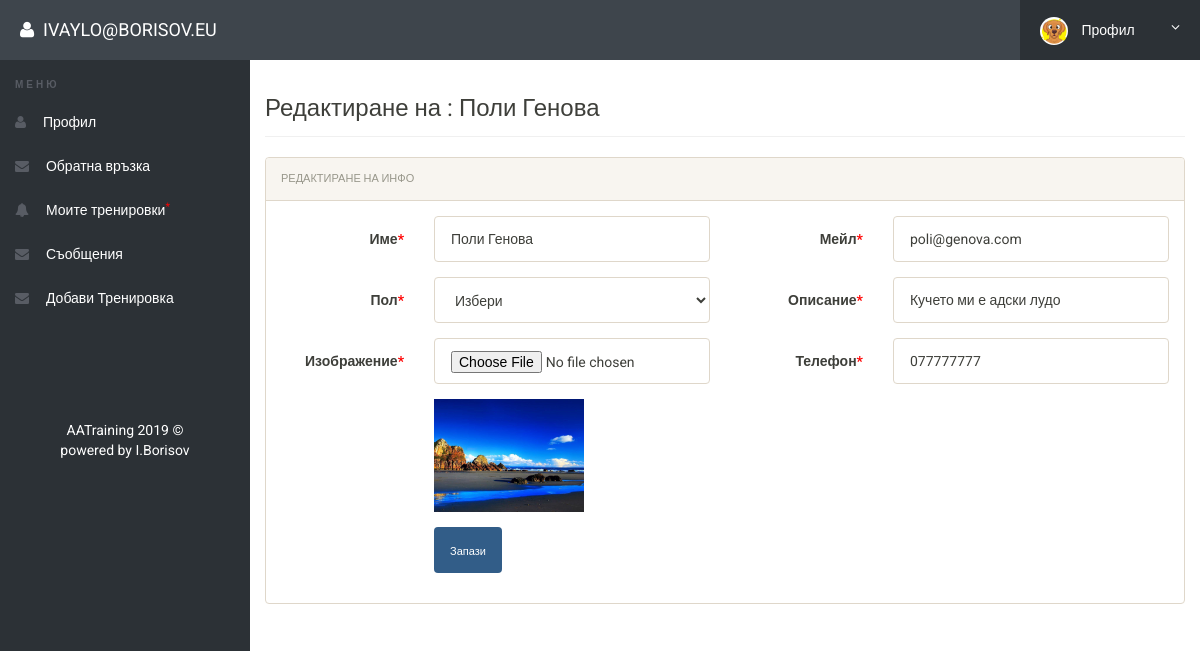
Page /admin/edit-user.php?edit=21 (signed in) on the committed database.
### tables this page shows
CREATE TABLE `users` (
  `id` int(11) NOT NULL,
  `card_id` varchar(255) NOT NULL,
  `name` varchar(50) NOT NULL,
  `email` varchar(50) NOT NULL,
  `password` varchar(50) NOT NULL,
  `gender` varchar(50) NOT NULL,
  `mobile` varchar(50) NOT NULL,
  `designation` varchar(50) NOT NULL,
  `dogname` varchar(255) NOT NULL,
  `image` varchar(50) NOT NULL,
  `status` int(10) NOT NULL,
  `goal1` text NOT NULL,
  `goal2` text NOT NULL,
  `goal3` text NOT NULL,
  `goal4` text NOT NULL,
  `goal5` text NOT NULL,
  `goal6` text NOT NULL
);

### admin/edit-user.php (the view, shortened to what this page needs)
<?php
include('includes/config.php');
if(strlen($_SESSION['alogin'])==0)
	{
header('location:index.php');
}
else{
if(isset($_GET['edit']))
	{
		$editid=$_GET['edit'];
	}
?>
<!doctype html>
<html lang="en" class="no-js">
<head>
	<link rel="stylesheet" href="css/font-awesome.min.css">
	<link rel="stylesheet" href="css/bootstrap.min.css">
	<link rel="stylesheet" href="css/dataTables.bootstrap.min.css">
	<link rel="stylesheet" href="css/bootstrap-social.css">
	<link rel="stylesheet" href="css/bootstrap-select.css">
	<link rel="stylesheet" href="css/fileinput.min.css">
	<link rel="stylesheet" href="css/awesome-bootstrap-checkbox.css">
	<link rel="stylesheet" href="css/style.css">
</head>
<body>
<?php
		$sql = "SELECT * from users where id = :editid";
		$query = $dbh -> prepare($sql);
		$query->bindParam(':editid',$editid,PDO::PARAM_INT);
		$query->execute();
		$result=$query->fetch(PDO::FETCH_OBJ);
?>
	<?php include('includes/header.php');?>
	<div class="ts-main-content">
	<?php include('includes/leftbar.php');?>
		<div class="content-wrapper">
			<div class="container-fluid">
				<div class="row">
					<div class="col-md-12">
						<h3 class="page-title">Редактиране на : <?php echo htmlentities($result->name); ?></h3>
						<div class="row">
							<div class="col-md-12">
								<div class="panel panel-default">
									<div class="panel-heading">Редактиране на инфо</div>
									<div class="panel-body">
<form method="post" class="form-horizontal" enctype="multipart/form-data" name="imgform">
<div class="form-group">
<label class="col-sm-2 control-label">Име<span style="color:red">*</span></label>
<div class="col-sm-4">
<input type="text" name="name" class="form-control" required value="<?php echo htmlentities($result->name);?>">
</div>
<label class="col-sm-2 control-label">Мейл<span style="color:red">*</span></label>
<div class="col-sm-4">
<input type="email" name="email" class="form-control" required value="<?php echo htmlentities($result->email);?>">
</div>
</div>
<div class="form-group">
<label class="col-sm-2 control-label">Пол<span style="color:red">*</span></label>
<div class="col-sm-4">
<select name="gender" class="form-control" required>
                            <option value="">Избери</option>
                            </select>
</div>
<label class="col-sm-2 control-label">Описание<span style="color:red">*</span></label>
<div class="col-sm-4">
<input type="text" name="designation" class="form-control" required value="<?php echo htmlentities($result->designation);?>">
</div>
</div>
<div class="form-group">
<label class="col-sm-2 control-label">Изображение<span style="color:red">*</span></label>
<div class="col-sm-4">
<input type="file" name="image" class="form-control">
</div>
<label class="col-sm-2 control-label">Телефон<span style="color:red">*</span></label>
<div class="col-sm-4">
<input type="number" name="mobileno" class="form-control" required value="<?php echo htmlentities($result->mobile);?>">
</div>
</div>
<div class="form-group">
	<div class="col-sm-8 col-sm-offset-2">
		<img src="../images/<?php echo htmlentities($result->image);?>" width="150px"/>
</div>
</div>
<div class="form-group">
	<div class="col-sm-8 col-sm-offset-2">
		<button class="btn btn-primary" name="submit" type="submit">Запази</button>
	</div>
</div>
</form>
									</div>
								</div>
							</div>
						</div>
					</div>
				</div>
			</div>
		</div>
	</div>
</body>
</html>
<?php } ?>

### css/style.css (style rules this page uses)
html { font-size: 14px; }
@media only screen and (min-width: 480px) { html { font-size: 17px; } }
@media only screen and (min-width: 768px) { html { font-size: 14px; } }
body { font-size: 1em; }
.btn { font-family: 'Oswald', sans-serif; }
.panel { overflow: hidden; }
.btn { text-transform: none; }
.page-title { padding-bottom: 15px; margin-bottom: 20px; border-bottom: 1px solid #f0f0f0; }
.ts-main-content .content-wrapper { padding-top: 15px; margin-top: 60px; }
@media only screen and (min-width: 992px) { .ts-main-content .content-wrapper { margin-left: 250px; } }

### rows in the picture
users: name "Поли Генова", email "poli@genova.com", designation "Кучето ми е адски лудо", mobileno "077777777", image (picture)

### other values in the picture
$_SESSION['alogin'] "IVAYLO@BORISOV.EU"
